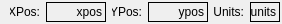
<?xml version="1.0" encoding="UTF-8"?>
<ui version="4.0">
 <class>MouseCoordinates</class>
 <widget class="QWidget" name="MouseCoordinates">
  <property name="geometry">
   <rect>
    <x>0</x>
    <y>0</y>
    <width>282</width>
    <height>24</height>
   </rect>
  </property>
  <property name="minimumSize">
   <size>
    <width>270</width>
    <height>24</height>
   </size>
  </property>
  <property name="maximumSize">
   <size>
    <width>282</width>
    <height>24</height>
   </size>
  </property>
  <property name="windowTitle">
   <string>Form</string>
  </property>
  <layout class="QVBoxLayout" name="verticalLayout">
   <property name="leftMargin">
    <number>10</number>
   </property>
   <property name="topMargin">
    <number>0</number>
   </property>
   <property name="rightMargin">
    <number>0</number>
   </property>
   <property name="bottomMargin">
    <number>0</number>
   </property>
   <item>
    <layout class="QHBoxLayout" name="horizontalLayout">
     <item>
      <widget class="QLabel" name="xpos_Label">
       <property name="minimumSize">
        <size>
         <width>30</width>
         <height>20</height>
        </size>
       </property>
       <property name="maximumSize">
        <size>
         <width>30</width>
         <height>20</height>
        </size>
       </property>
       <property name="font">
        <font>
         <pointsize>9</pointsize>
        </font>
       </property>
       <property name="text">
        <string> XPos:</string>
       </property>
       <property name="alignment">
        <set>Qt::AlignRight|Qt::AlignTrailing|Qt::AlignVCenter</set>
       </property>
      </widget>
     </item>
     <item>
      <widget class="QLabel" name="xposText_Label">
       <property name="minimumSize">
        <size>
         <width>60</width>
         <height>20</height>
        </size>
       </property>
       <property name="maximumSize">
        <size>
         <width>60</width>
         <height>20</height>
        </size>
       </property>
       <property name="font">
        <font>
         <pointsize>9</pointsize>
        </font>
       </property>
       <property name="frameShape">
        <enum>QFrame::Box</enum>
       </property>
       <property name="text">
        <string>xpos</string>
       </property>
       <property name="alignment">
        <set>Qt::AlignRight|Qt::AlignTrailing|Qt::AlignVCenter</set>
       </property>
      </widget>
     </item>
     <item>
      <widget class="QLabel" name="ypos_Label">
       <property name="minimumSize">
        <size>
         <width>30</width>
         <height>20</height>
        </size>
       </property>
       <property name="maximumSize">
        <size>
         <width>30</width>
         <height>20</height>
        </size>
       </property>
       <property name="font">
        <font>
         <pointsize>9</pointsize>
        </font>
       </property>
       <property name="text">
        <string>YPos:</string>
       </property>
       <property name="alignment">
        <set>Qt::AlignRight|Qt::AlignTrailing|Qt::AlignVCenter</set>
       </property>
      </widget>
     </item>
     <item>
      <widget class="QLabel" name="yposText_Label">
       <property name="minimumSize">
        <size>
         <width>60</width>
         <height>20</height>
        </size>
       </property>
       <property name="maximumSize">
        <size>
         <width>60</width>
         <height>20</height>
        </size>
       </property>
       <property name="font">
        <font>
         <pointsize>9</pointsize>
        </font>
       </property>
       <property name="frameShape">
        <enum>QFrame::Box</enum>
       </property>
       <property name="text">
        <string>ypos</string>
       </property>
       <property name="alignment">
        <set>Qt::AlignRight|Qt::AlignTrailing|Qt::AlignVCenter</set>
       </property>
      </widget>
     </item>
     <item>
      <widget class="QLabel" name="units_Label">
       <property name="minimumSize">
        <size>
         <width>30</width>
         <height>20</height>
        </size>
       </property>
       <property name="maximumSize">
        <size>
         <width>30</width>
         <height>20</height>
        </size>
       </property>
       <property name="font">
        <font>
         <pointsize>9</pointsize>
        </font>
       </property>
       <property name="text">
        <string>Units:</string>
       </property>
       <property name="alignment">
        <set>Qt::AlignRight|Qt::AlignTrailing|Qt::AlignVCenter</set>
       </property>
      </widget>
     </item>
     <item>
      <widget class="QLabel" name="unitsText_Label">
       <property name="minimumSize">
        <size>
         <width>30</width>
         <height>20</height>
        </size>
       </property>
       <property name="maximumSize">
        <size>
         <width>30</width>
         <height>20</height>
        </size>
       </property>
       <property name="font">
        <font>
         <pointsize>9</pointsize>
        </font>
       </property>
       <property name="frameShape">
        <enum>QFrame::Box</enum>
       </property>
       <property name="text">
        <string>units</string>
       </property>
       <property name="alignment">
        <set>Qt::AlignRight|Qt::AlignTrailing|Qt::AlignVCenter</set>
       </property>
      </widget>
     </item>
    </layout>
   </item>
  </layout>
 </widget>
 <resources/>
 <connections/>
</ui>
